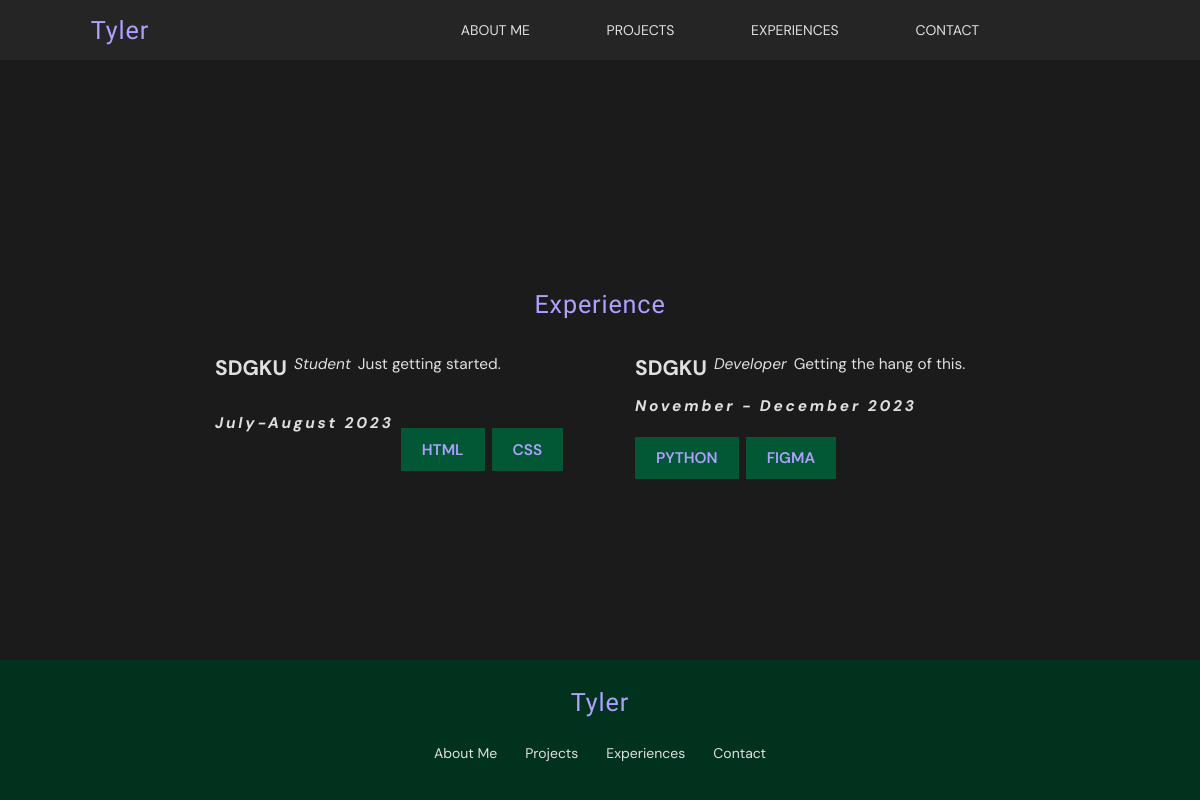
The app's page /experience/ with its own data.
### experience/models.py (models this page shows, shortened)
class Experience(models.Model):
    entity = models.CharField(max_length=225)
    title = models.CharField(max_length=225)
    description = models.TextField()
    period = models.CharField(max_length=225)
    technologies = models.ManyToManyField(Technology)

class Technology(models.Model):
    name = models.CharField(max_length=100)

### experience/views.py (the view)
# urls.py: path('', views.experience_list, name="experience_list"),
def experience_list(request):
    experiences = Experience.objects.all()
    return render(request, 'experience/list.html', {
        'experiences': experiences
    })

### templates/experience/list.html (shortened to what this page needs)
{% extends 'base.html' %}
{% load static %}
{% block content %}
<section class="experience-section center">
    <h2>Experience</h2>
    <div class="experience-list">
        {% for experience in experiences %}
        <div class="experience-card">
            <p>{{ experience.entity }}</p>
            <p>{{ experience.title }}</p>
            <p> {{ experience.description }} </p>
            <p> {{ experience.period }} </p>
            <div class="technologies center">
                {% for tech in experience.technologies.all %}
                <label>{{ tech.name }}</label>
                {% endfor %}
            </div>
        </div>
        {% endfor %}
    </div>
</section>
{% endblock content %}

### templates/base.html (shortened to what this page needs)
{% load static %}
<!DOCTYPE html>
<html lang="en">
<head>
    <link rel="stylesheet" href="{% static './css/css/base.css' %}" />
    <link rel="stylesheet" href="{% static './css/css/header.css' %}" />
    <link rel="stylesheet" href="{% static './css/css/footer.css' %}" />
    <link rel="stylesheet" href="{% static './css/css/sections.css' %}" />
    <link rel="stylesheet" href="{% static './css/css/responsive.css' %}" />
</head>
<body>
    <header class="center">
        <div class="logo center">
            <a href="{% url 'about' %}">
                <h2>Tyler</h2>
            </a>
        </div>
        <nav>
            <div class="nav-link center">
                <a href="{% url 'about' %}">About Me</a>
                <a href="{% url 'projects_list' %}">Projects</a>
                <a href="{% url 'experience_list' %}">Experiences</a>
                <a href="{% url 'contact' %}">Contact</a>
            </div>
        </nav>
    </header>
</body>
</html>
    {% block content %}
    {% endblock content %}
    <footer>
        <a href="{% url 'about' %}">
            <h2>Tyler</h2>
        </a>
        <nav class="nav-footer center">
            <a href="{% url 'about' %}">About Me</a>
            <a href="{% url 'projects_list' %}">Projects</a>
            <a href="{% url 'experience_list' %}">Experiences</a>
            <a href="{% url 'contact' %}">Contact</a>
        </nav>
    </footer>
</body>
</html>

### static/css/css/base.css (style rules this page uses)
:root { --primary-color: #AF9FFF; --primary-color-100: #EAE5FF; --primary-color-300: #7F66FF; --secondary-color: #025834; --secondary-color-600: #04C876; --secondary-color-900: #01321E; --neutral-color: #e0e0e0; --background-color: #1B1B1B; --surface-color: #252525; --lobster-font: 'Lobster', sans-serif; --sans-font: 'DM Sans', sans-serif; }
.center { display: flex; justify-content: center; align-items: center; }
html { font-size: 14px; background-color: var(--background-color); }
* { font-family: var(--sans-font); margin: 0px; padding: 0px; }
body { height: 100vh; display: flex; flex-direction: column; justify-content: space-between; }
h2 { color: var(--primary-color); font-family: var(--lobster-font); font-weight: 400; letter-spacing: 0.06rem; font-size: 1.8rem; }
p { color: var(--neutral-color); font-size: 1.1rem; }

### static/css/css/header.css (style rules this page uses)
header { background-color: var(--surface-color); height: 60px; position: sticky; top: 0px; }
.logo { width: 20%; height: 100%; }
nav { width: 80%; height: 100%; }
.nav-link { height: 100%; }
a { text-decoration: none; }
.nav-link a { color: var(--neutral-color); font-size: 1rem; text-transform: uppercase; margin: 2%; padding: 1% 2%; }

### static/css/css/footer.css (style rules this page uses)
footer { height: 10rem; background-color: var(--secondary-color-900); display: flex; justify-content: space-evenly; align-items: center; }
footer nav { width: max-content; }
footer nav a { color: var(--neutral-color); margin: 0px 1rem; height: 2rem; }

### static/css/css/sections.css (style rules this page uses)
.skills label, .technologies label { color: var(--primary-color); background-color: var(--secondary-color); font-size: 1.1rem; text-transform: uppercase; font-weight: 600; padding: 0.8rem 1.5rem; cursor: initial; }
.technologies { justify-content: flex-start; flex-wrap: wrap; gap: 0.5rem; margin-top: 0.5rem; }
a p:nth-child(2), .experience-card p:nth-child(1) { font-size: 1.5rem; font-weight: bolder; margin-bottom: 0.5rem; }
a p:nth-child(3), .experience-card p:nth-child(2) { font-style: italic; }
a p:nth-child(4), .experience-card p:nth-child(4) { font-weight: bolder; font-style: italic; margin-bottom: 0.5rem; letter-spacing: 0.2rem; }
.experience-section { flex-direction: column; margin-top: 4rem; }
.experience-list { margin-top: 2rem; display: flex; flex-wrap: wrap; justify-content: center; width: 100%; gap: 4rem; }
.experience-card { display: flex; flex-wrap: wrap; width: 25rem; gap: 0.5rem; padding: 0.5rem; }

### static/css/css/responsive.css (style rules this page uses)
footer { flex-direction: column; }
footer nav { height: fit-content; }

### records on screen
Experience: entity "SDGKU", title "Student", description "Just getting started.", period "July-August 2023"
Technology: name "HTML"
Technology: name "CSS"
Experience: entity "SDGKU", title "Developer", description "Getting the hang of this.", period "November - December 2023"
Technology: name "PYTHON"
Technology: name "FIGMA"
